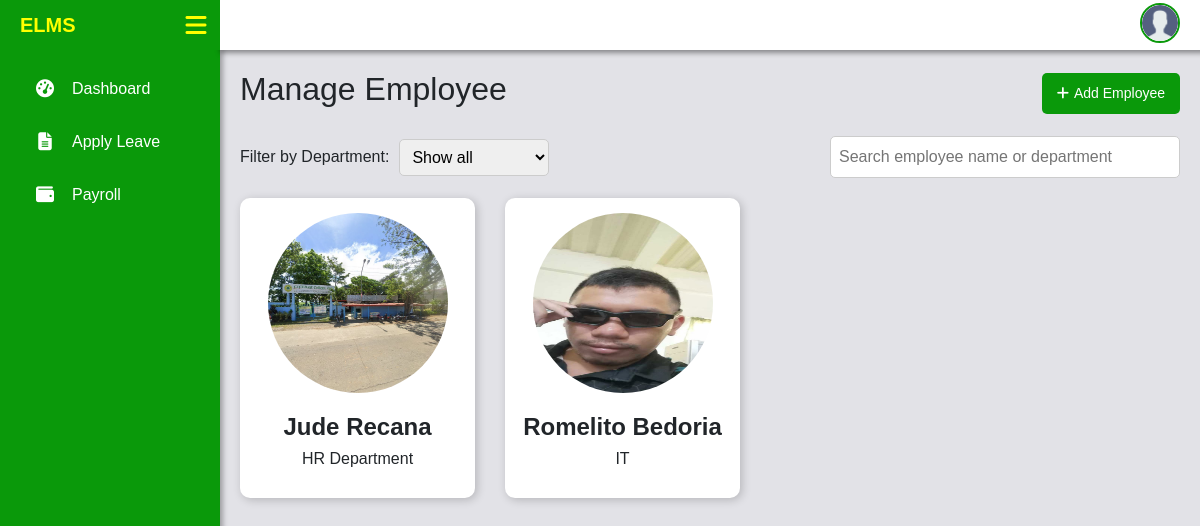
Screenshot of /admin/manage_employees.php with the database file from the repository.
### tables this page shows
CREATE TABLE `users` (
  `user_id` int(11) NOT NULL,
  `first_name` varchar(50) NOT NULL,
  `middle_name` varchar(50) DEFAULT NULL,
  `last_name` varchar(50) NOT NULL,
  `email` varchar(100) NOT NULL,
  `password` varchar(255) NOT NULL,
  `role` enum('Admin','Employee') NOT NULL,
  `gender` enum('Male','Female') NOT NULL,
  `phone` varchar(20) DEFAULT NULL,
  `address` text DEFAULT NULL,
  `birthdate` date DEFAULT NULL,
  `employment_start_date` date DEFAULT NULL,
  `employment_end_date` date DEFAULT NULL,
  `department_id` int(11) DEFAULT NULL,
  `created_at` timestamp NOT NULL DEFAULT current_timestamp(),
  `profile_picture` varchar(255) DEFAULT NULL,
  `employee_type` varchar(50) NOT NULL,
  `salary` decimal(10,2) NOT NULL DEFAULT 0.00,
  `leave_balance` int(11) NOT NULL DEFAULT 0,
  `reset_token` varchar(64) DEFAULT NULL,
  `token_expiry` datetime DEFAULT NULL
);

CREATE TABLE `departments` (
  `id` int(11) NOT NULL,
  `department_name` varchar(100) NOT NULL,
  `department_description` text DEFAULT NULL,
  `created_at` timestamp NOT NULL DEFAULT current_timestamp()
);

### admin/manage_employees.php (the view, shortened to what this page needs)
<?php
    include '../db.php';
    include '../includes/navbar.php';
    $stmt = $pdo->prepare("SELECT id, department_name FROM departments ORDER BY department_name ASC");
    $stmt->execute();
    $departments = $stmt->fetchAll(PDO::FETCH_ASSOC);
    $stmt = $pdo->prepare("SELECT user_id, first_name, last_name, department_id, profile_picture FROM users WHERE role = 'Employee'");
    $stmt->execute();
    $employees = $stmt->fetchAll(PDO::FETCH_ASSOC);
?>
<!DOCTYPE html>
<html lang="en">
<head>
    <link rel="stylesheet" href="https://cdnjs.cloudflare.com/ajax/libs/font-awesome/6.4.2/css/all.min.css">
    <link href="https://cdn.jsdelivr.net/npm/bootstrap@5.3.0/dist/css/bootstrap.min.css" rel="stylesheet">
</head>
<body>
    <div class="content" id="content">
        <div class="top-bar">
            <h2>Manage Employee</h2>
            <button type="button" class="btn add-employee-btn" data-bs-toggle="modal" data-bs-target="#employeeModal">
                <i class="fas fa-plus"></i> Add Employee
            </button>
        </div>
        <div class="filter-section">
            <div class="filter-group">
                <label for="departmentFilter">Filter by Department:</label>
                <select id="departmentFilter">
                    <option value="all">Show all</option>
                </select>
            </div>
            <input type="text" id="searchEmployee" class="search-employee" placeholder="Search employee name or department">
        </div>
        <div class="employee-container" id="employeeList">
            <?php foreach ($employees as $emp) : ?>
                <div class="employee-card" data-department="<?= $emp['department_id'] ?>">
                    <div class="image-container">
                        <img src="../files/images/<?= !empty($emp['profile_picture']) ? htmlspecialchars($emp['profile_picture']) : 'default.png'; ?>" alt="Employee">
                    </div>
                    <h2><?= htmlspecialchars($emp['first_name'] . ' ' . $emp['last_name']) ?></h2>
                    <p>
                        <?php
                            $deptName = "No Department";
                            foreach ($departments as $dept) {
                                if ($dept['id'] == $emp['department_id']) {
                                    $deptName = $dept['department_name'];
                                    break;
                                }
                            }
                            echo htmlspecialchars($deptName);
                        ?>
                    </p>
                </div>
            <?php endforeach; ?>
        </div>
    </div>
</body>
</html>

### includes/navbar.php (shortened to what this page needs)
<?php
    $role = $_SESSION['role'] ?? 'Employee';
    $email = $_SESSION['email'] ?? '';
    require '../db.php';
    $stmt = $pdo->prepare("SELECT profile_picture FROM users WHERE email = :email");
    $stmt->bindParam(':email', $email, PDO::PARAM_STR);
    $stmt->execute();
    $user = $stmt->fetch(PDO::FETCH_ASSOC);
    $profile_picture = $user['profile_picture'] ?? 'default.png';
    $protocol = isset($_SERVER['HTTPS']) && $_SERVER['HTTPS'] === 'on' ? "https://" : "http://";
    $host = $_SERVER['HTTP_HOST'];
    $basePath = ($role === 'Admin') ? "/elmsv2/admin/" : "/elmsv2/employee/";
    $dashboard_link = $protocol . $host . $basePath . 'dashboard.php';
?>
<!DOCTYPE html>
<html lang="en">
<head>
    <link rel="stylesheet" href="https://cdnjs.cloudflare.com/ajax/libs/font-awesome/6.5.1/css/all.min.css">
</head>
<body>
    <aside class="sidebar" id="sidebar">
        <ul>
            <li><a href="<?= $dashboard_link; ?>"><i class="fas fa-tachometer-alt"></i> Dashboard</a></li>
            <?php if ($role == 'Admin'): ?>
                <li><a href="../admin/departments.php"><i class="fas fa-building"></i> Departments</a></li>
                <li><a href="../admin/manage_employees.php"><i class="fas fa-users"></i> Manage Staff</a></li>
                <li><a href="../admin/manage_leave.php"><i class="fas fa-calendar-check"></i> Manage Leave</a></li>
                <li><a href="../admin/manage_payroll.php"><i class="fas fa-file-invoice-dollar"></i> Manage Payroll</a></li>
                <!-- <li><a href="../admin/manage_attendance.php"><i class="fas fa-user-clock"></i> Attendance</a></li>
                <li><a href="../admin/settings.php"><i class="fas fa-cogs"></i> Settings</a></li> -->
            <?php elseif ($role == 'Employee'): ?>
                <li><a href="../employee/apply_leave.php"><i class="fas fa-file-alt"></i> Apply Leave</a></li>
                <li><a href="../employee/payroll.php"><i class="fas fa-wallet"></i> Payroll</a></li>
            <?php endif; ?>
        </ul>
    </aside>
    <div class="topbar" id="topbar">
        <div class="logo">ELMS</div>
        <i class="fa-solid fa-bars menu-icon" id="menuIcon"></i>
    </div>
    <div class="profile-picture-container" id="profileDropdown">
        <img src="../files/images/<?php echo htmlspecialchars($profile_picture); ?>" alt="Profile" class="profile-img">
    </div>
</body>
</html>

### includes/fade_in.php (style rules this page uses)
body { opacity: 0; transition: opacity 1s ease-in; }
body.fade-in { opacity: 1; }

### includes/navbar.php (style rules this page uses)
body { margin: 0; font-family: Arial, sans-serif; }
.topbar { height: 50px; width: calc(100% + 220px); background: linear-gradient(to right, #0a990a 220px, white 220px); color: yellow; display: flex; align-items: center; padding: 0 20px; position: fixed; left: 0; transition: transform 0.3s ease-in-out; box-shadow: 220px 3px 5px rgba(0, 0, 0, 0.4); z-index: 1000; }
.logo { font-size: 20px; font-weight: bold; margin-right: 110px; }
.menu-icon { font-size: 24px; cursor: pointer; transition: transform 0.3s ease-in-out; }
.profile-picture-container { position: fixed; right: 20px; cursor: pointer; top: 2.5px; transition: right 0.3s ease-in-out; z-index: 1001; }
.profile-img { width: 40px; height: 40px; border-radius: 50%; object-fit: cover; border: 2px solid #0a990a; }
.sidebar { display: block; width: 220px; height: 100vh; background-color: #0a990a; color: yellow; position: fixed; left: 0; top: 0; padding-top: 60px; transition: transform 0.3s ease-in-out; box-shadow: 3px 0 5px rgba(0, 0, 0, 0.3); z-index: 1000; }
.sidebar ul { list-style: none; padding: 0; }
.sidebar ul li { padding: 12px 20px; margin: 5px 10px; cursor: pointer; border-radius: 5px; display: flex; align-items: center; transition: background 0.3s ease-in-out; z-index: 1000; }
.sidebar ul li a { color: white; text-decoration: none; font-size: 16px; display: flex; align-items: center; width: 100%; }
.sidebar ul li i { width: 30px; text-align: center; margin-right: 12px; font-size: 18px; }

### admin/manage_employees.php (style rules this page uses)
body { margin: 0; font-family: Arial, sans-serif; background-color: #e2e2e7; }
.content { margin-left: 220px; padding: 70px 20px 20px 20px; transition: margin-left 0.3s ease-in-out; }
.top-bar { display: flex; justify-content: space-between; align-items: center; margin-bottom: 20px; }
.filter-section { display: flex; align-items: center; gap: 15px; width: 100%; justify-content: space-between; margin-bottom: 20px; }
.filter-group { display: flex; align-items: center; gap: 10px; }
.search-employee { padding: 8px; border: 1px solid #ccc; border-radius: 5px; width: 350px; }
select, input[type="text"] { padding: 8px; border: 1px solid #ccc; border-radius: 5px; }
.employee-container { display: flex; flex-wrap: wrap; gap: 30px; }
.employee-card { position: relative; background: white; border-radius: 10px; box-shadow: 2px 2px 10px rgba(0, 0, 0, 0.2); padding: 15px; text-align: center; width: 235px; height: 300px; overflow: hidden; transition: transform 0.2s ease-in-out; }
.image-container { position: relative; display: inline-block; width: 180px; height: 180px; margin: auto; margin-bottom: 20px; }
.employee-card img { width: 180px; height: 180px; border-radius: 50%; margin-bottom: 10px; transition: opacity 0.3s ease-in-out; }
.employee-card h2 { margin: 0 0; font-size: 24px; font-weight: bold; text-overflow: ellipsis; }
.employee-card p { margin: 5px 0; font-size: 16px; text-overflow: ellipsis; }
.add-employee-btn { background-color: #0a990a; color: white; padding: 10px 15px; border: none; border-radius: 5px; font-size: 14px; cursor: pointer; display: flex; align-items: center; }
.add-employee-btn i { margin-right: 5px; }

### rows the page displays
users: profile_picture (picture), first_name+last_name "Jude Recana", department.department_name "HR Department"
users: profile_picture (picture), first_name+last_name "Romelito Bedoria", department.department_name "IT"
